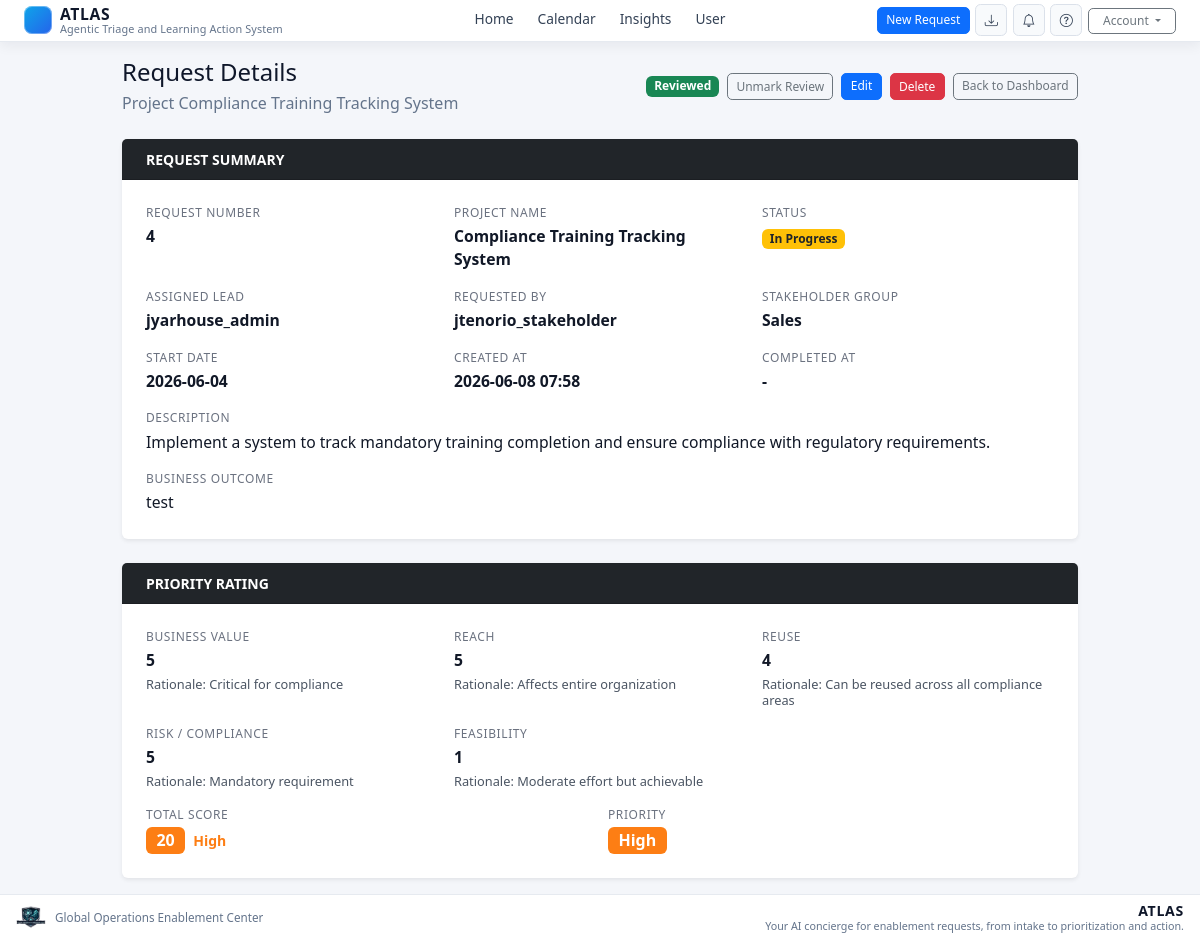
The page /view/4 (signed in) on the database its author committed.
### app.py (models this page shows)
class Request(db.Model):
    id = db.Column(db.Integer, primary_key=True)
    request_number = db.Column(db.Integer, unique=True, nullable=False)
    project_name = db.Column(db.String(200), nullable=False)
    assigned_lead = db.Column(db.String(120), nullable=False)
    requested_by = db.Column(db.String(120), nullable=False)
    stakeholder_group = db.Column(db.String(120), nullable=False)
    content_type = db.Column(db.String(120), nullable=True)
    status = db.Column(db.String(60), nullable=False, default="New")
    description = db.Column(db.Text, nullable=True)
    business_outcome = db.Column(db.Text, nullable=False)
    reviewed = db.Column(db.Boolean, nullable=False, default=False)
    created_at = db.Column(db.DateTime, nullable=False, default=datetime.utcnow)
    start_date = db.Column(db.Date, nullable=True)
    end_date = db.Column(db.DateTime, nullable=True)
    visibility = db.Column(db.Integer, nullable=False, default=0)
    business_value = db.Column(db.Integer, nullable=False, default=0)
    reach = db.Column(db.Integer, nullable=False, default=0)
    reuse = db.Column(db.Integer, nullable=False, default=0)
    risk_compliance = db.Column(db.Integer, nullable=False, default=0)
    feasibility = db.Column(db.Integer, nullable=False, default=0)
    business_value_rationale = db.Column(db.Text, nullable=False, default="")
    reach_rationale = db.Column(db.Text, nullable=False, default="")
    reuse_rationale = db.Column(db.Text, nullable=False, default="")
    risk_compliance_rationale = db.Column(db.Text, nullable=False, default="")
    feasibility_rationale = db.Column(db.Text, nullable=False, default="")
    total_score = db.Column(db.Integer, nullable=False, default=0)
    priority = db.Column(db.String(30), nullable=False, default="Low")

### app.py (the view)
@app.route("/view/<int:request_id>", methods=["GET"])
@login_required
def view_request(request_id):
    intake_request = Request.query.get_or_404(request_id)
    return render_template(
        "request_detail.html",
        intake_request=intake_request,
        normalize_status=_normalize_status,
    )

### app.py (called while the page is built)
def _normalize_status(status):
    return status if status in STATUS_OPTIONS else DEFAULT_STATUS

@login_manager.user_loader
def load_user(user_id):
    try:
        return User.query.get(int(user_id))
    except (TypeError, ValueError):
        return None

def _priority_rule_for_score(total):
    for rule in PRIORITY_RULES:
        if total >= rule["min_score"]:
            return rule
    return PRIORITY_RULES[-1]

def _priority_rule_for_label(priority_label):
    normalized = _normalize_priority_label(priority_label)
    for rule in PRIORITY_RULES:
        if rule["label"] == normalized:
            return rule
    return PRIORITY_RULES[-1]

def _normalize_priority_label(priority_label):
    normalized = (priority_label or "").strip().lower()
    return PRIORITY_LABEL_ALIASES.get(normalized, "")

@app.context_processor
def inject_download_url():
    dashboard_params = {
        key: value
        for key, value in request.args.items()
        if key in {
            "view",
            "q",
            "stakeholder_group",
            "requested_by",
            "assigned_lead",
            "status",
            "priority",
            "start_date_from",
            "start_date_to",
            "sort",
            "order",
        }
        and value
    }
    if request.endpoint == "dashboard" and dashboard_params:
        download_url = url_for("download_csv", **dashboard_params)
    else:
        download_url = url_for("download_csv")
    return {
        "download_url": download_url,
        "priority_levels": PRIORITY_RULES,
        "priority_meta_for_score": _priority_rule_for_score,
        "priority_meta_for_label": _priority_rule_for_label,
    }

### templates/request_detail.html (shortened to what this page needs)
{% extends "base.html" %}
{% block content %}
<div class="row justify-content-center">
    <div class="col-12 col-xl-10">
        <div class="d-flex flex-wrap align-items-center justify-content-between gap-2 mb-4">
            <div>
                <h1 class="h4 mb-1">Request Details</h1>
                <p class="text-muted mb-0">Project {{ intake_request.project_name }}</p>
            </div>
            <div class="d-flex align-items-center gap-2">
                {% if intake_request.reviewed %}
                    <span class="badge bg-success">Reviewed</span>
                {% else %}
                    <span class="badge bg-secondary">Pending Review</span>
                {% endif %}
                {% if current_user.role in ['internal', 'admin'] %}
                    {% if not intake_request.reviewed %}
                        <form method="post" action="{{ url_for('mark_request_reviewed', id=intake_request.id) }}" class="d-inline">
                            <button type="submit" class="btn btn-sm btn-primary">Mark as Reviewed</button>
                        </form>
                    {% else %}
                        <form method="post" action="{{ url_for('unmark_request_reviewed', id=intake_request.id) }}" class="d-inline">
                            <button type="submit" class="btn btn-sm btn-outline-secondary">Unmark Review</button>
                        </form>
                    {% endif %}
                {% endif %}
                {% if (current_user.role == 'stakeholder' and intake_request.requested_by == current_user.username and not intake_request.reviewed) or current_user.role in ['internal', 'admin'] %}
                    <a class="btn btn-sm btn-primary" href="{{ url_for('edit_request', request_id=intake_request.id) }}">Edit</a>
                {% endif %}
                {% if current_user.role == 'admin' or (current_user.role == 'stakeholder' and intake_request.requested_by == current_user.username and not intake_request.reviewed) %}
                    <form method="post" action="{{ url_for('delete_request', id=intake_request.id) }}" class="d-inline">
                        <button type="submit" class="btn btn-sm btn-danger" onclick="return confirm('Are you sure you want to delete this request?')">Delete</button>
                    </form>
                {% endif %}
                <a class="btn btn-sm btn-outline-secondary" href="{{ url_for('dashboard') }}">Back to Dashboard</a>
            </div>
        </div>
        <div class="card border-0 shadow-sm mb-4">
            <div class="card-header bg-dark text-white py-2 px-4">
                <span class="fw-semibold small text-uppercase">Request Summary</span>
            </div>
            <div class="card-body p-4">
                <div class="row g-3">
                    <div class="col-md-4">
                        <div class="detail-label">Request Number</div>
                        <div class="detail-value">{{ intake_request.request_number }}</div>
                    </div>
                    <div class="col-md-4">
                        <div class="detail-label">Project Name</div>
                        <div class="detail-value">{{ intake_request.project_name }}</div>
                    </div>
                    <div class="col-md-4">
                        <div class="detail-label">Status</div>
                        {% set display_status = normalize_status(intake_request.status) %}
                        {% if display_status == 'New' %}
                            <span class="badge bg-primary">{{ display_status }}</span>
                        {% elif display_status == 'In Progress' %}
                            <span class="badge bg-warning text-dark">{{ display_status }}</span>
                        {% elif display_status == 'Deferred' %}
                            <span class="badge" style="background-color:#0ea5a4; color:#fff;">{{ display_status }}</span>
                        {% elif display_status == 'Completed' %}
                            <span class="badge bg-success">{{ display_status }}</span>
                        {% else %}
                            <span class="badge bg-secondary">{{ display_status }}</span>
                        {% endif %}
                    </div>
                    <div class="col-md-4">
                        <div class="detail-label">Assigned Lead</div>
                        <div class="detail-value">{{ intake_request.assigned_lead }}</div>
                    </div>
                    <div class="col-md-4">
                        <div class="detail-label">Requested By</div>
                        <div class="detail-value">{{ intake_request.requested_by }}</div>
                    </div>
                    <div class="col-md-4">
                        <div class="detail-label">Stakeholder Group</div>
                        <div class="detail-value">{{ intake_request.stakeholder_group }}</div>
                    </div>
                    <div class="col-md-4">
                        <div class="detail-label">Start Date</div>
                        <div class="detail-value" data-iso-date="{{ intake_request.start_date.strftime('%Y-%m-%d') if intake_request.start_date else '' }}"></div>
                    </div>
                    <div class="col-md-4">
                        <div class="detail-label">Created At</div>
                        <div class="detail-value">{{ intake_request.created_at.strftime('%Y-%m-%d %H:%M') }}</div>
                    </div>
                    <div class="col-md-4">
                        <div class="detail-label">Completed At</div>
                        <div class="detail-value">{{ intake_request.end_date.strftime('%Y-%m-%d %H:%M') if intake_request.end_date else '-' }}</div>
                    </div>
                    <div class="col-12">
                        <div class="detail-label">Description</div>
                        <div class="detail-value detail-description">{{ intake_request.description if intake_request.description else 'No description provided.' }}</div>
                    </div>
                    <div class="col-12">
                        <div class="detail-label">Business Outcome</div>
                        <div class="detail-value detail-description">{{ intake_request.business_outcome if intake_request.business_outcome else 'No business outcome provided.' }}</div>
                    </div>
                </div>
            </div>
        </div>
        <div class="card border-0 shadow-sm">
            <div class="card-header bg-dark text-white py-2 px-4">
                <span class="fw-semibold small text-uppercase">Priority Rating</span>
            </div>
            <div class="card-body p-4">
                <div class="row g-3">
                    <div class="col-md-4">
                        <div class="detail-label">Business Value</div>
                        <div class="detail-value">{{ intake_request.business_value }}</div>
                        <div class="detail-note">Rationale: {{ intake_request.business_value_rationale if intake_request.business_value_rationale else '-' }}</div>
                    </div>
                    <div class="col-md-4">
                        <div class="detail-label">Reach</div>
                        <div class="detail-value">{{ intake_request.reach }}</div>
                        <div class="detail-note">Rationale: {{ intake_request.reach_rationale if intake_request.reach_rationale else '-' }}</div>
                    </div>
                    <div class="col-md-4">
                        <div class="detail-label">Reuse</div>
                        <div class="detail-value">{{ intake_request.reuse }}</div>
                        <div class="detail-note">Rationale: {{ intake_request.reuse_rationale if intake_request.reuse_rationale else '-' }}</div>
                    </div>
                    <div class="col-md-4">
                        <div class="detail-label">Risk / Compliance</div>
                        <div class="detail-value">{{ intake_request.risk_compliance }}</div>
                        <div class="detail-note">Rationale: {{ intake_request.risk_compliance_rationale if intake_request.risk_compliance_rationale else '-' }}</div>
                    </div>
                    <div class="col-md-4">
                        <div class="detail-label">Feasibility</div>
                        <div class="detail-value">{{ intake_request.feasibility }}</div>
                        <div class="detail-note">Rationale: {{ intake_request.feasibility_rationale if intake_request.feasibility_rationale else '-' }}</div>
                    </div>
                    <div class="col-md-6">
                        <div class="detail-label">Total Score</div>
                        <div>
                            {% set score_priority = priority_meta_for_score(intake_request.total_score) %}
                            <span class="badge fs-6 {{ score_priority.badge_class }}">{{ intake_request.total_score }}</span>
                            <span class="small ms-1 {{ score_priority.text_class }} fw-semibold">{{ score_priority.label }}</span>
                        </div>
                    </div>
                    <div class="col-md-6">
                        <div class="detail-label">Priority</div>
                        {% set label_priority = priority_meta_for_label(intake_request.priority) %}
                        <span class="badge fs-6 {{ label_priority.badge_class }}">{{ label_priority.label }}</span>
                    </div>
                </div>
            </div>
        </div>
    </div>
</div>
{% endblock %}

### templates/base.html (style rules this page uses)
:root { --app-bg: #f4f6fa; --app-text: #0f172a; --surface-bg: #ffffff; --surface-border: #e6eaf0; --muted-text: #64748b; --card-bg: #fbfcfe; --card-border: #e5eaf1; --table-head-bg: #f3f6fa; --table-row-hover: #f8fbff; --input-bg: #ffffff; }
html, body { height: 100%; }
body { background: var(--app-bg); color: var(--app-text); min-height: 100vh; display: flex; flex-direction: column; margin: 0; }
.card, .modal-content, .dropdown-menu { background: var(--surface-bg); border-color: var(--surface-border); color: var(--app-text); }
.text-muted, .text-secondary { color: var(--muted-text) !important; }
.btn { border-radius: 0.35rem; font-size: 0.8rem; padding: 0.28rem 0.62rem; }
.btn.btn-sm { border-radius: 0.32rem; font-size: 0.75rem; padding: 0.2rem 0.52rem; }
.bg-orange { background-color: #fd7e14; color: white; }

### templates/request_detail.html (style rules this page uses)
.detail-label { font-size: 0.75rem; text-transform: uppercase; letter-spacing: 0.05em; color: #6b7280; margin-bottom: 0.2rem; }
.detail-value { font-size: 0.98rem; color: #111827; font-weight: 600; }
.detail-description { font-weight: 500; white-space: pre-wrap; }
.detail-note { font-size: 0.8rem; color: #4b5563; margin-top: 0.2rem; line-height: 1.3; }
.priority-high-text { color: #fd7e14; font-weight: 600; }

### rows shown on the page
Request: project_name "Compliance Training Tracking System", request_number "4", status "In Progress", assigned_lead "jyarhouse_admin", requested_by "jtenorio_stakeholder", stakeholder_group "Sales", created_at "2026-06-08 07:58", end_date "-", description "Implement a system to track mandatory training completion and ensure compliance with regulatory requirements.", business_outcome "test", business_value "5", business_value_rationale "Critical for compliance", reach "5", reach_rationale "Affects entire organization", reuse "4", reuse_rationale "Can be reused across all compliance areas", risk_compliance "5", risk_compliance_rationale "Mandatory requirement", feasibility "1", feasibility_rationale "Moderate effort but achievable", total_score "20", label "High"
